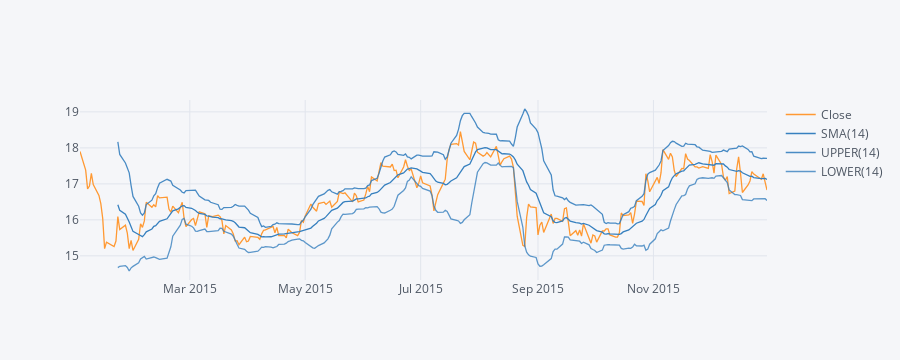

Notebook cell for this chart:
### Markdown cell above
**Use .ta_plot(study='boll') to create a Bollinger Band Plot for Bank of America for the year 2015.**

### Code cell
BAC['Close']['2015-01-01':'2016-01-01'].ta_plot(study='boll')

### Figure 1 — Plotly figure (JSON) as saved in the notebook; plotly's stock layout.template omitted (floating-point values rounded to 4 significant figures; data arrays with more than 128 entries replaced by an {"elided": "..."} marker saying what was removed)
{"data": [{"line": {"color": "rgba(255, 153, 51, 1.0)", "dash": "solid", "shape": "linear", "width": 1.3}, "mode": "lines", "name": "Close", "text": "", "type": "scatter", "x": {"elided": "252 str values"}, "y": {"elided": "252 float values"}}, {"line": {"color": "rgba(55, 128, 191, 1.0)", "dash": "solid", "shape": "linear", "width": 1.3}, "mode": "lines", "name": "SMA(14)", "text": "", "type": "scatter", "x": {"elided": "252 str values"}, "y": {"elided": "252 mixed values"}}, {"line": {"color": "rgba(55, 128, 191, 0.8999999999999999)", "dash": "solid", "shape": "linear", "width": 1.3}, "mode": "lines", "name": "UPPER(14)", "text": "", "type": "scatter", "x": {"elided": "252 str values"}, "y": {"elided": "252 mixed values"}}, {"line": {"color": "rgba(55, 128, 191, 0.7999999999999998)", "dash": "solid", "shape": "linear", "width": 1.3}, "mode": "lines", "name": "LOWER(14)", "text": "", "type": "scatter", "x": {"elided": "252 str values"}, "y": {"elided": "252 mixed values"}}], "layout": {"height": 360, "legend": {"bgcolor": "#F5F6F9", "font": {"color": "#4D5663"}}, "paper_bgcolor": "#F5F6F9", "plot_bgcolor": "#F5F6F9", "title": {"font": {"color": "#4D5663"}}, "xaxis": {"autorange": true, "gridcolor": "#E1E5ED", "range": ["2015-01-02", "2015-12-31"], "showgrid": true, "tickfont": {"color": "#4D5663"}, "title": {"font": {"color": "#4D5663"}, "text": ""}, "type": "date", "zerolinecolor": "#E1E5ED"}, "yaxis": {"autorange": true, "gridcolor": "#E1E5ED", "range": [14.33, 19.33], "showgrid": true, "tickfont": {"color": "#4D5663"}, "title": {"font": {"color": "#4D5663"}, "text": ""}, "type": "linear", "zerolinecolor": "#E1E5ED"}}}
